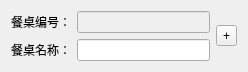
<?xml version="1.0" encoding="UTF-8"?>
<ui version="4.0">
 <class>AddDiningTableWidget</class>
 <widget class="QDialog" name="AddDiningTableWidget">
  <property name="geometry">
   <rect>
    <x>0</x>
    <y>0</y>
    <width>248</width>
    <height>64</height>
   </rect>
  </property>
  <property name="windowTitle">
   <string>请输入新餐桌信息</string>
  </property>
  <layout class="QGridLayout" name="gridLayout">
   <item row="1" column="1">
    <widget class="QLineEdit" name="lineEdit_2"/>
   </item>
   <item row="1" column="0">
    <widget class="QLabel" name="label_2">
     <property name="text">
      <string>餐桌名称：</string>
     </property>
    </widget>
   </item>
   <item row="0" column="0">
    <widget class="QLabel" name="label">
     <property name="text">
      <string>餐桌编号：</string>
     </property>
    </widget>
   </item>
   <item row="0" column="1">
    <widget class="QLineEdit" name="lineEdit">
     <property name="enabled">
      <bool>false</bool>
     </property>
    </widget>
   </item>
   <item row="0" column="2" rowspan="2">
    <widget class="QToolButton" name="toolButton">
     <property name="text">
      <string>+</string>
     </property>
    </widget>
   </item>
  </layout>
 </widget>
 <resources/>
 <connections/>
</ui>
